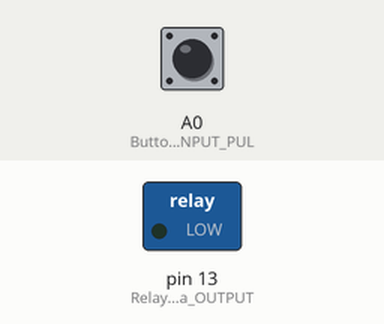
Recording of a sketch running on a simulated Arduino Uno, built with avr-gcc and run on an emulated ATmega328P. On the bench: switched loads named in the sketch (green lamp = pin HIGH). The inputs (shaded band) are chosen by the test bench; at power-on: A0 (Button_Pin_as_a_INPUT_PUL) HIGH.

Above: at 1.2 s.
1.3 s: A0 (Button_Pin_as_a_INPUT_PUL) pulled LOW for 0.15 s
At 1.37 s:
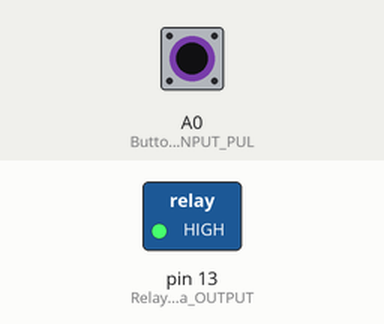
2.9 s: A0 (Button_Pin_as_a_INPUT_PUL) pulled LOW for 3.2 s
At 6.7 s:
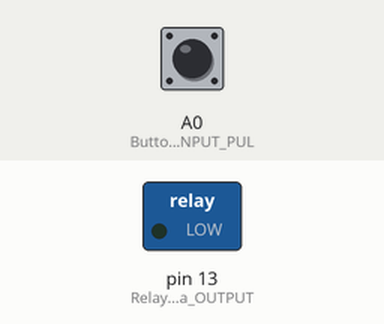
Timing chart, 0 to 8.2 s (numbered marks = the images above; inputs shaded):
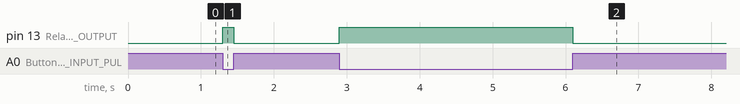

Measured:
- after the input at 1.3 s, pin 13 (Relay_Pin_as_a_OUTPUT): LOW → HIGH at once, → LOW 0.15 s later
- after the input at 2.9 s, pin 13 (Relay_Pin_as_a_OUTPUT): LOW → HIGH at once, → LOW 3.2 s later

The sketch:

AC_Motor_Code.ino
```cpp
void setup()
{
  pinMode(13,OUTPUT);  // Relay Pin as a OUTPUT
  pinMode(A0,INPUT_PULLUP);  // Button Pin as a INPUT PULLUP
}

void loop()
{
  if(digitalRead(A0)==LOW)  // If Button is Pressed
  {
    digitalWrite(13,HIGH);  // Turn ON the Relay to Start the Motor
  }
  else
  {
    digitalWrite(13,LOW);  // Turn OFF the Relay to Stop the Motor
  }
}
```
